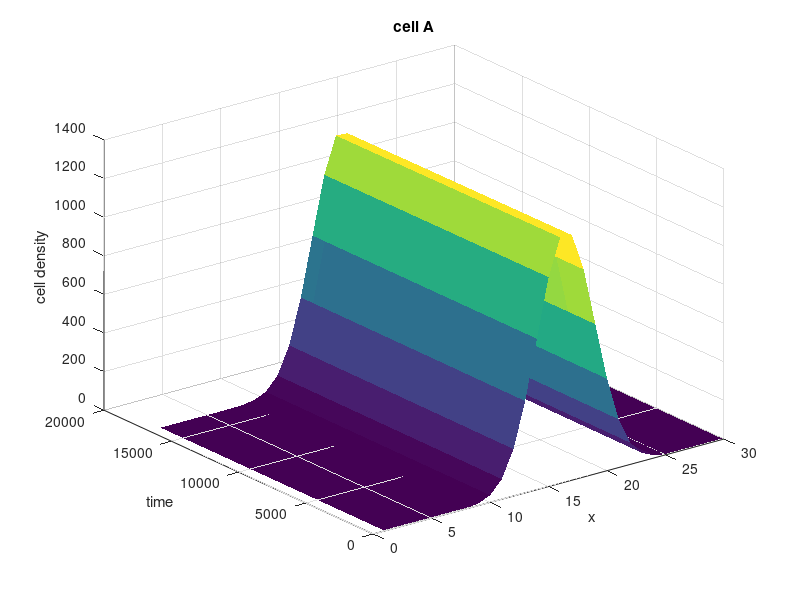
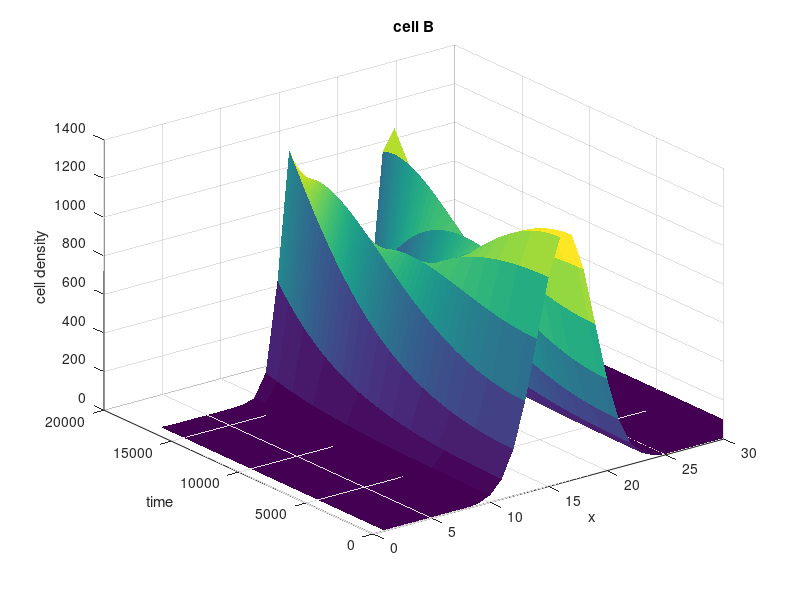
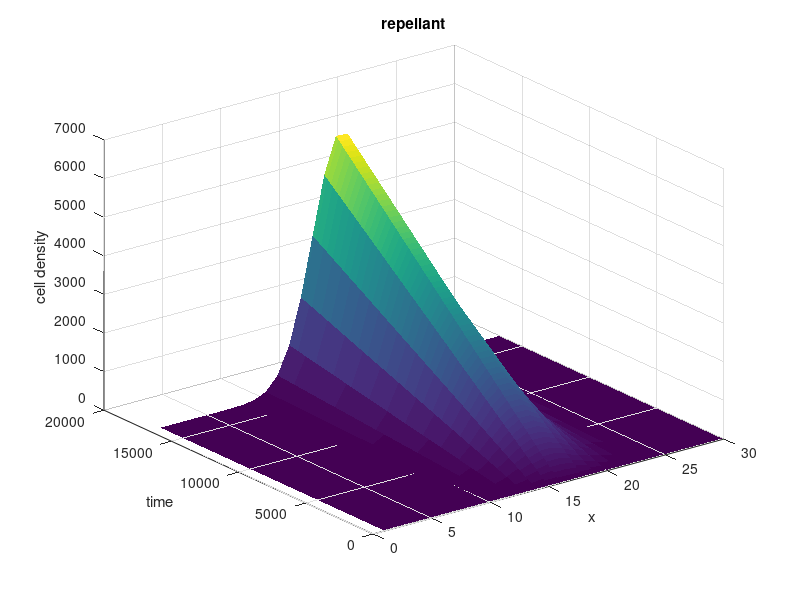
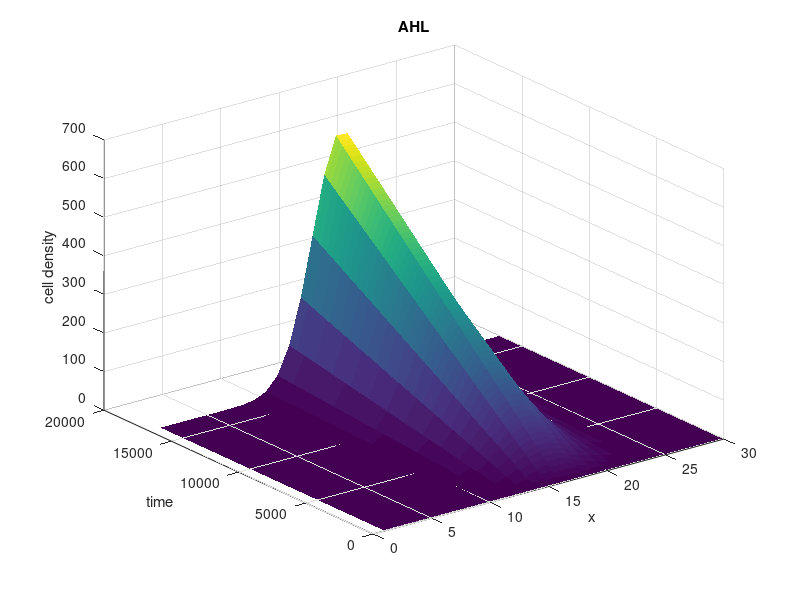

Reproduce these figures in MATLAB, in order.
%A continuous model of the Keller-Segel system used within the hybrid 
%Model.

%% Load constants.
Da = 5*10^(-6); %(cm)^2/s;
Db = 5*10^(-6); %(cm)^2/s;
Dr = 7.3*10^(-6); %(cm)^2/s;
Dh = 4.9*10^(-6); %(cm)^2/s;

dt = 0.03; %s
tend = 500; %s
Xlen = 8.0; %cm
J = 30; %#

dx = Xlen/J; %cm
steps = tend/dt %#
mu = dt/dx^2 %s/cm^2

A = zeros(int32(steps),J);
B = zeros(int32(steps),J);
R = zeros(int32(steps),J);
H = zeros(int32(steps),J);

preDif = zeros(1,J);

Kc1 = 0.001;
Kc2 = 0.005;
As = 1.0 * 10^2; % (cl)^(-1);
Bs = 1.0 * 10^2; % (cl)^(-1);
kr = 10^(-2);
kh = 10^(-3);
idx = 2:1:(J-1);

%% Set intial condition.
x = meshgrid(linspace(0,Xlen,J));
x = -10^2*(x - x.^2).*exp(-1 .*((x - 4).^2));
%Cell density of celly type A.
A(1,:) = x(1,:) + abs(0.01*randn(1,length(x(1,:))));
%A(1,(J/2-2):(J/2+2)) = 2;
%Cell density of cell type B.
B(1,:) = x(1,:) + abs(0.01*randn(1,length(x(1,:))));
%B(1,(J/2-2):(J/2+2)) = 2;

%Concentration of the replellant.
R(1,:) = 0.01;
H(1,:) = 0.01;

%% run simulation.
for t = 1:1:steps
    
    %% Compute the next time step of the A-Type cells:
    %A(t+1,:) = A(t,:);
    A(t+1,idx) = A(t,idx) + (dt.* Da)/dx^2  .* ( A(t,idx-1) + A(t,idx+1) - 2.*A(t,idx));
               %  +A(t,idx) .* (1 - A(t,idx)./As);
    
    %% Compute the next time step of the B-Type cells:
    
    %Xn =  -B(t,:) .* (Db.*Kc1./(Kc2 + Kc3.*H(t,:).*R(t,:)));
    Xn = -B(t,:) .* Kc1 .* (Kc2.*H(t,:)./R(t,:));
   
    betaP = (Xn(idx+1) + Xn(idx))./2; 
    betaN = (Xn(idx-1) + Xn(idx)) ./ 2;
        
    B(t+1,idx) = B(t,idx) +  ...
                 dt/dx^2 .* (Db .* ( B(t,idx-1) + B(t,idx+1) - 2.*B(t,idx)) ...
                     - (betaP .* (R(t,idx+1) - R(t,idx)) ...
                     -  betaN .* (R(t,idx)- R(t,idx-1))));
                 %    + B(t,idx) .* (1 - B(t,idx)./Bs);
    
    %% Compute the repellant:
    R(t+1,idx) = R(t,idx) + dt*( Dr .* (R(t,idx+1) + R(t,idx-1) -  ...
                 2*R(t,idx))./(dx^2) + kr.*A(t,idx)); 
             
    %% Compute the AHL    
    H(t+1,idx) = H(t,idx) + dt*( Dh .* (H(t,idx+1) + H(t,idx-1) -  ...
                 2*H(t,idx))./(dx^2) + kh.*A(t,idx)); 
              
             
       
    %% Symmetric boundary conditions:
    %A
    %A(t+1,1)   = A(t,1) + dt/dx^2 * (Da*( A(t,2)+A(t,end) - 2*A(t,1)));
    %A(t+1,end) = B(t,end) + dt/dx^2 * (Da*(A(t,end-1)+A(t,1) - 2*A(t,end)));
    A(t+1,1) = 0;
    A(t+1,end) = 0;
    
    %B
    betaP    = (Xn(2) + Xn(1))./2;
    betaBeam = (Xn(end) + Xn(1))./ 2;
    B(t+1,1)   = B(t,1) + ...
                     dt/dx^2 .* (Db .* ( B(t,end) + B(t,2) - 2.*B(t,1)) ...
                     - (betaP .* (R(t,2) - R(t,1)) ...
                     -  betaBeam .* (R(t,1)- R(t,end))));
    betaN   = (Xn(end-1) + Xn(end))./2;
    B(t+1,end) = B(t,end) + ...
                     dt/dx^2 .* (Db .* ( B(t,end-1) + B(t,1) - 2.*B(t,end)) ...
                     - (betaBeam .* (R(t,1) - R(t,end)) ...
                     -  betaN .* (R(t,end)- R(t,end-1)))) ...
                     + B(t,end) .* (1 - B(t,end)./Bs);
                 
    %Repellant             
    R(t+1,1) = R(t,1) + dt*( Dr .* (R(t,2) + R(t,end)...
                 - 2*R(t,1))./(dx^2) - kr.*A(t,1));
    R(t+1,end) = R(t,end) + dt*( Dr .* (R(t,1) ...
                 + R(t,end-1) - 2*R(t,end))./(dx^2) + kr.*A(t,end));
             
    %AHL
    H(t+1,1) = H(t,1) + dt*( Dh .* (H(t,2) + H(t,end)...
                 - 2*H(t,1))./(dx^2) - kh.*A(t,1));
    H(t+1,end) = H(t,end) + dt*( Dh .* (H(t,1) ...
                 + H(t,end-1) - 2*H(t,end))./(dx^2) + kh.*A(t,end));
    

end

figure(1);clf;surf(A);shading('flat');xlabel('x');ylabel('time');title('cell A');zlabel('cell density');
figure(2);clf;surf(B);shading('flat');xlabel('x');ylabel('time');title('cell B');zlabel('cell density');
figure(3);clf;surf(R);shading('flat');xlabel('x');ylabel('time');title('repellant');zlabel('cell density');
figure(4);clf;surf(H);shading('flat');xlabel('x');ylabel('time');title('AHL');zlabel('cell density');
%figure(5);clf;surf(R-H);shading('flat');xlabel('x');ylabel('time');title('repellant-AHL');

%% make movie:
% % 
%  vidObj=VideoWriter('simulation_contAHL2.avi');
%  set(vidObj,'FrameRate',24);
%  open(vidObj);
% % 
%  for t = 1:10:steps
%      figure(1);clf;
%      plot(A(t,:));xlabel('x');ylabel('#cells and concentration*100');
%      hold on;
%      plot(B(t,:))
%      plot(R(t,:)*100);
%      plot(H(t,:)*100);
%      ylim([0 4]);
%      legend('A','B','rep','AHL')
%      writeVideo(vidObj,getframe(gcf)); 
%      t
%  end
%  vidObj.close();


